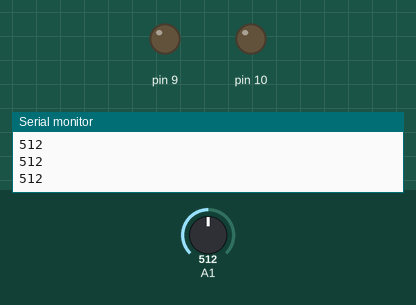
A sketch run on a simulated Arduino Uno, built with avr-gcc and run on an emulated ATmega328P. Parts: output pins drawn as LEDs (lit = HIGH), the last lines printed to the serial monitor. The inputs (shaded band) are chosen by the test bench; at power-on: A1 = 512.

Above: at 1.2 s.
1.3 s: A1 set to 692
2.8 s: A1 set to 717
At 3.9 s:
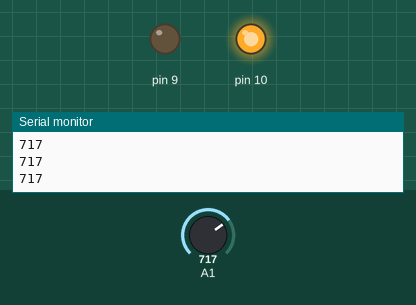
4.3 s: A1 set to 91
At 5.4 s:
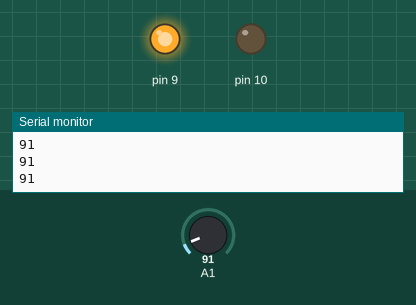
5.8 s: A1 set to 110
At 6.8 s:
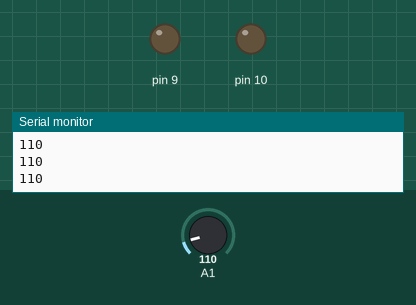
7.3 s: A1 set to 90
At 8.3 s:
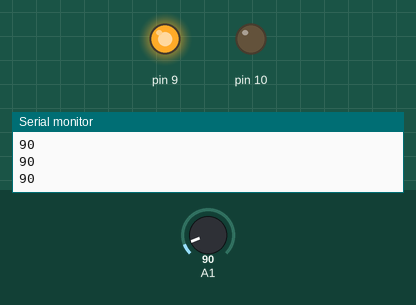
Timing chart, 0 to 9.8 s (numbered marks = the images above; inputs shaded):
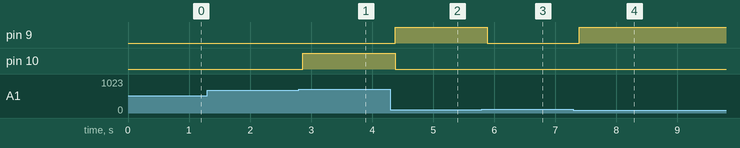

Measured:
- the behaviour switches between 700 and 701 on A1 (found by bisection; images 0 and 1)
- the behaviour switches between 101 and 102 on A1 (found by bisection; images 2 and 3)
- after the input at 2.8 s, pin 10: LOW → HIGH after 0.07 s
- after the input at 4.3 s, pin 9: LOW → HIGH after 0.08 s; pin 10: HIGH → LOW after 0.08 s
- after the input at 5.8 s, pin 9: HIGH → LOW after 0.08 s
- after the input at 7.3 s, pin 9: LOW → HIGH after 0.09 s

The sketch:

Programa_sensor-de-agua.ino
```cpp
// SENSO-DE-ÁGUA
//RODRIGO CS

int estadosensor;
int buzzer=10;
int led=9;


void setup() {
  pinMode(10,OUTPUT);
  pinMode(9,OUTPUT);
  Serial.begin(9600);

}

void loop() {

    estadosensor = analogRead(A1);
    Serial.println(estadosensor);
   delay(50);

 if(estadosensor > 700){
    digitalWrite(10,HIGH);
  }else if(estadosensor < 699){
    digitalWrite(10,LOW);}

    if(estadosensor < 100){
    digitalWrite(9,HIGH);
  }else if(estadosensor > 101){
    digitalWrite(9,LOW);}

}
```
